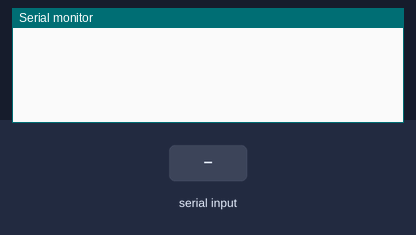
Simulated run of this sketch. Board: Arduino Uno, built with avr-gcc and run on an emulated ATmega328P. Shown: the last lines printed to the serial monitor. The test bench sets the inputs (shaded band). No radio packets arrive unless stated.

Above: at 1.2 s.
1.3 s: "1" received over Serial
At 2.6 s:
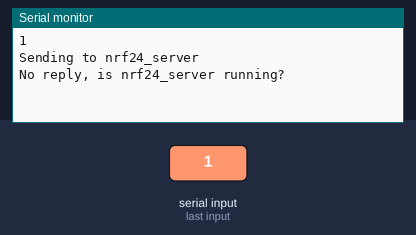
2.8 s: "0" received over Serial
At 3.3 s:
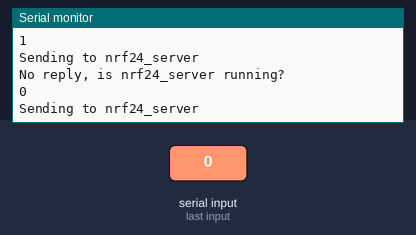

Measured:
- after the input at 1.3 s, the serial monitor: prints a new line at once (image 1)
- after the input at 2.8 s, the serial monitor: prints a new line at once (image 2)

The sketch:

client.ino
```cpp
/*
 * Example of a basic FreeRTOS queue
 * https://www.freertos.org/Embedded-RTOS-Queues.html
 */

// Include Arduino FreeRTOS library
#include <Arduino_FreeRTOS.h>

// Include queue support
#include <queue.h>
#include <SPI.h>
#include <RH_NRF24.h>
/*
 * Declaring a global variable of type QueueHandle_t
 *
 */
QueueHandle_t integerQueue;
RH_NRF24 nrf24;

void RF_setup()
{
  Serial.begin(9600);
  if (!nrf24.init())
    Serial.println("init failed");
  // Defaults after init are 2.402 GHz (channel 2), 2Mbps, 0dBm
  if (!nrf24.setChannel(1))
    Serial.println("setChannel failed");
  if (!nrf24.setRF(RH_NRF24::DataRate2Mbps, RH_NRF24::TransmitPower0dBm))
    Serial.println("setRF failed");
}

void setup() {

  /**
   * Create a queue.
   * https://www.freertos.org/a00116.html
   */
  integerQueue = xQueueCreate(10, // Queue length
                              sizeof(uint8_t) // Queue item size
                              );
  RF_setup();

  if (integerQueue != NULL) {

    // Create task that consumes the queue if it was created.
    xTaskCreate(TaskSerial, // Task function
                "Serial", // A name just for humans
                256,  // This stack size can be checked & adjusted by reading the Stack Highwater
                NULL,
                1, // Priority, with 3 (configMAX_PRIORITIES - 1) being the highest, and 0 being the lowest.
                NULL);


    // Create task that publish data in the queue if it was created.
    xTaskCreate(TaskReadCommand, // Task function
                "AnalogRead", // Task name
                256,  // Stack size
                NULL,
                1, // Priority
                NULL);

  }


}

void loop() {}


/**
 * Analog read task
 * Reads an analog input on pin 0 and send the readed value through the queue.
 * See Blink_AnalogRead example.
 */
void TaskReadCommand(void *pvParameters)
{
  (void) pvParameters;
  while (!Serial) {
    vTaskDelay(1);
  }
  for (;;)
  {
     char sensorValue = 0;
     if (Serial.available()){

        sensorValue = Serial.read();
        xQueueSend(integerQueue, &sensorValue, portMAX_DELAY);
     }
     vTaskDelay(1);
  }
}
void TaskAnalogRead(void *pvParameters)
{
  (void) pvParameters;

  for (;;)
  {
    // Read the input on analog pin 0:
    uint8_t sensorValue = 'd';

    /**
     * Post an item on a queue.
     * https://www.freertos.org/a00117.html
     */
    xQueueSend(integerQueue, &sensorValue, portMAX_DELAY);

    // One tick delay (15ms) in between reads for stability
    vTaskDelay(100);
  }
}

/**
 * Serial task.
 * Prints the received items from the queue to the serial monitor.
 */
void TaskSerial(void * pvParameters) {
  (void) pvParameters;

  uint8_t valueFromQueue = 0;

  for (;;)
  {

    /**
     * Read an item from a queue.
     * https://www.freertos.org/a00118.html
     */

     if (xQueueReceive(integerQueue, &valueFromQueue, portMAX_DELAY) == pdPASS) {
      Serial.println(char(valueFromQueue));
      Serial.println("Sending to nrf24_server");
    // Send a message to nrf24_server
    nrf24.send(valueFromQueue, sizeof(valueFromQueue));

    nrf24.waitPacketSent();
    // Now wait for a reply
    uint8_t buf[RH_NRF24_MAX_MESSAGE_LEN];
    uint8_t len = sizeof(buf);

    if (nrf24.waitAvailableTimeout(500))
    {
      // Should be a reply message for us now
      if (nrf24.recv(buf, &len))
      {
        Serial.print("got reply: ");
        Serial.println((char*)buf);
      }
      else
      {
        Serial.println("recv failed");
      }
    }
    else
    {
      Serial.println("No reply, is nrf24_server running?");
    }
    }


  }
}
```
